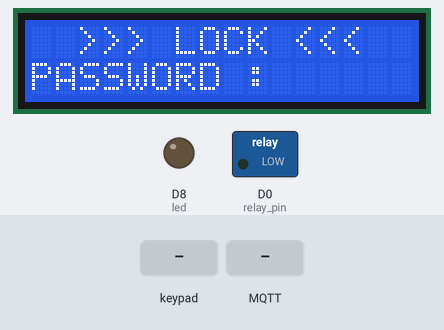
Simulated run of this sketch. Board: ESP8266 (NodeMCU). Shown: 16×2 character LCD, switched loads named in the sketch (green lamp = pin HIGH), output pins drawn as LEDs (lit = HIGH). Inputs (shaded band) come from the test bench. WiFi joins after 1.5 s; servers stay silent unless stated; no MQTT or app messages arrive unless stated; what the sketch prints to the serial monitor is not drawn.

Above: at 2.7 s.
2.8 s: keypad keys 1 2 3 4 pressed 0.4 s apart
At 4.7 s:
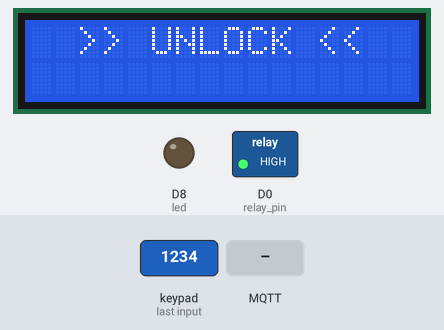
5.9 s: MQTT message "true" arrives on the first subscribed topic
8.9 s: key '*' pressed
At 9.7 s:
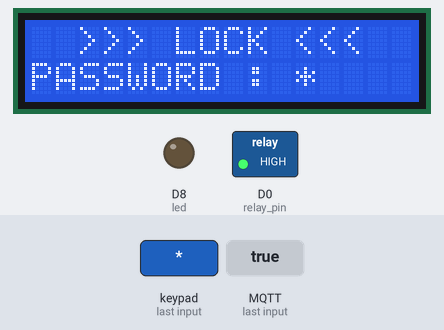
10.6 s: key '#' pressed
At 11.7 s:
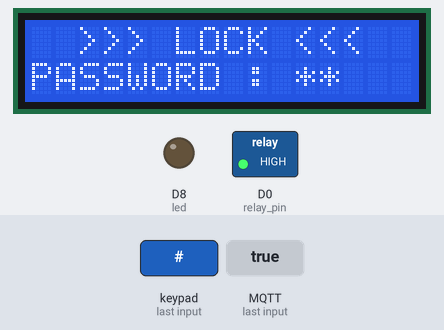
12.1 s: keypad keys 1 2 3 4 # pressed 0.4 s apart
At 14.1 s:
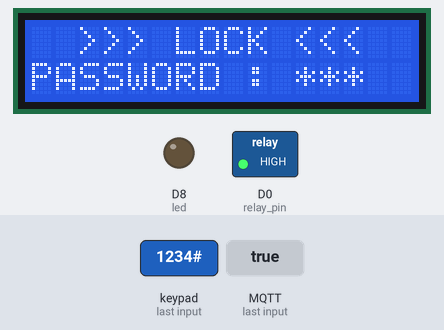
15.6 s: keypad keys 1 2 3 4 * pressed 0.4 s apart
At 18.3 s:
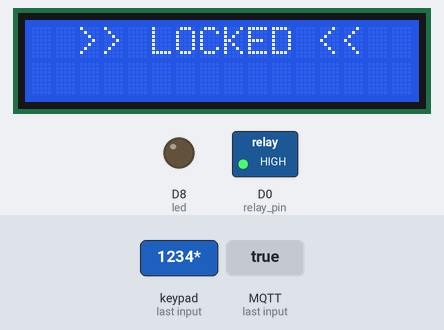
Timing chart, 0 to 19.8 s (numbered marks = the images above; inputs shaded):
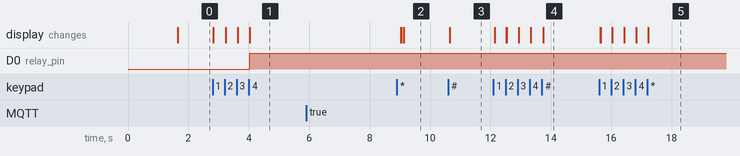

The sketch:

locked-wifi.ino
```cpp
#include <Wire.h>
#include <Wire.h>
#include <LiquidCrystal_I2C.h>
#include <ESP8266WiFi.h>
#include <PubSubClient.h>
#include <Keypad_I2C.h>
#include <Keypad.h>

LiquidCrystal_I2C lcd(0x27, 16, 2);

#define I2CADDR 0x20
#define relay_pin 16
#define led D8
int i = 0;

WiFiClient espClient;
PubSubClient client(espClient);

const char* ssid = "Paipai";
const char* password = "////////";
const char* mqtt_server = "broker.hivemq.com";
const int mqtt_port = 1883;
const char* mqtt_Client = "MQTT_CLIENT_NA";
const char* mqtt_username = "MQTT_TOKEN_NA";
const char* mqtt_password = "MQTT_SECRET_NA";

long lastMsg = 0;
int value = 0;
char msg[100];
char lock_status_on[5] = "ON";
char lock_status_off[5] = "OFF";
String DataString;

String keyinput = "";
byte keyindex = 0;
byte faildelay = 0;

void reconnect() {
  while (!client.connected()) {
    Serial.print("Attempting MQTT connection...");
  if (client.connect(mqtt_Client, mqtt_username, mqtt_password)) {
    Serial.println("connected");
    client.subscribe("patrdanai/status");
  }
  else {
    Serial.print("failed, rc=");
    Serial.print(client.state());
    Serial.println("try again in 5 seconds");
    delay(5000);
    }
  }
}

void callback(char* topic, byte* payload, unsigned int length) {
  Serial.print("Message arrived [");
  Serial.print(topic);
  Serial.print("] ");
  Serial.print(length);
  String message;
  for (int j = 0; j < length; j++) {
    message = message + char(payload[j]);
    Serial.print(payload[j]);
  }
  Serial.println(message);
  if(String(topic) == "patrdanai/status") {
    if (message == "true"){
      digitalWrite(relay_pin,HIGH);
      int status = 1;
      DataString = "{\"status_relay\":"+(String)status+"}";
      DataString.toCharArray(msg, 100);
      client.publish("patrdanai/status_relay", msg);
      //client.publish("@shadow/data/update", "{\"data\" : {\"led\" : \"on\"}}");
      Serial.println("Locked : OPEN");
      // delay(5000);
      // digitalWrite(relay_pin,LOW);
      // Serial.println("Locked : CLOSE");
    }
    else if (message == "false") {

      i = 0;
      digitalWrite(relay_pin,LOW);
      int status = 0;
      DataString = "{\"status_relay\":"+(String)status+"}";
      DataString.toCharArray(msg, 100);
      client.publish("patrdanai/status_relay", msg);
      //client.publish("@shadow/data/update", "{\"data\" : {\"led\" : \"off\"}}");
      Serial.println("Locked : CLOSE"); }
    }
}

const byte ROWS = 4;
const byte COLS = 3;
//int led = D8;
int status;

char hexaKeys[ROWS][COLS] = {
  {'1', '2', '3'},
  {'4', '5', '6'},
  {'7', '8', '9'},
  {'*', '0', '#'}
};
byte rowPins[ROWS] = {0, 1, 2, 3};
byte colPins[COLS] = {4, 5, 6};

String password_lock = "1234";

// unsigned long time2;
Keypad_I2C keypad( makeKeymap(hexaKeys), rowPins, colPins, ROWS, COLS, I2CADDR);

void setup() {
  pinMode(led,OUTPUT);
  Wire.begin( );
  keypad.begin( );
  Serial.begin(115200);
  lcd.begin();
  lcd.display();
  lcd.backlight();
  lcd.clear();
  pinMode(relay_pin, OUTPUT);
  digitalWrite(relay_pin, LOW);
  Serial.print("Connecting to ");
  Serial.println(ssid);
  WiFi.begin(ssid, password); //เชื่อมต่อกับ WIFI
  WiFi.setHostname("SmartSafe IOT");
  while (WiFi.status() != WL_CONNECTED) {
    delay(500);
    Serial.print(".");
  }
  Serial.println("");
  Serial.println("WiFi connected");
  Serial.println("IP address: ");
  Serial.println(WiFi.localIP());
  client.setServer(mqtt_server, mqtt_port);
  client.setCallback(callback);
  client.publish("patrdanai/status","KUYYYYYY");
  client.subscribe("patrdanai/status");
  // time2 = millis();
}
void loop(){
  if (!client.connected()) {
    reconnect();
  }
  client.loop();
  long now = millis();
  lcd.setCursor(2, 0);
  lcd.print(">>> LOCK <<<");
  lcd.setCursor(0, 1);
  lcd.print("PASSWORD : ");
  // digitalWrite(led,LOW);
  for (int d = 0; d < 4; d++) {
    if (d >= keyindex) {
      break;
    }
    lcd.setCursor(d + 11, 1);
    lcd.print("*");
  }
  char key = keypad.getKey();
  if (key != NO_KEY) {
    // time2 = millis();
    lcd.backlight();
    lcd.display();
    keyinput += key;
    keyindex++;
    Serial.println(keyinput);
    if (keyindex > 3) {

        DataString = "{\"keyinput\":"+(String)keyinput+",\"status_relay\":"+(String)status+"}";
        DataString.toCharArray(msg, 100);
        Serial.println("============");
        Serial.println(msg);
        Serial.println("============");
        client.publish("patrdanai/keys", msg);
        delay(1);

      if (keyinput == password_lock) {


        faildelay = 0;
        lcd.clear();
        lcd.setCursor(1, 0);
        lcd.print(" >> UNLOCK << ");
        Serial.println("Unlock");
        digitalWrite(relay_pin, HIGH);

        status = 1;
        DataString = "{\"status_relay\":"+(String)status+"}";
        DataString.toCharArray(msg, 100);
        client.publish("patrdanai/status_relay", msg);
        Serial.print("Status : ");
        Serial.println(status);
        keyinput = "";
        keyindex = 0;
        // digitalWrite(led,HIGH);
        delay(5000);
        lcd.clear();
        Serial.println("lock");
        digitalWrite(relay_pin, LOW);
        status = 0;
        DataString = "{\"status_relay\":"+(String)status+"}";
        DataString.toCharArray(msg, 100);
        client.publish("patrdanai/status_relay", msg);
        Serial.print("Status : ");
        Serial.println(status);
        // Serial.print(led);
      }
      else {
        Serial.println("ISUS");
        Serial.println(keyinput);
        keyinput = "";
        keyindex = 0;
        lcd.clear();
        if (faildelay >= 2) {
          faildelay = 1000;
          lcd.setCursor(1, 0);
          lcd.print(" >> LOCKED << ");
          // lcd.setCursor(0, 1);
          // lcd.print("TIME COUNT : ");
          Serial.println("Password fail");
          Serial.println("Fail delay " + String(faildelay) + " S");
          for (i = faildelay; i >= 0; i--) {
            if (!client.connected()) {
                reconnect();
                }
                client.loop();
                callback;
            // lcd.setCursor(13, 1);
            // lcd.print("   ");
            // lcd.setCursor(13, 1);
            // lcd.print(i);
            // Serial.println(i);

            delay(1000);
          }
          lcd.clear();
          // time2 = millis();
          faildelay -= 100;
          Serial.println("Delay End");
        }
        else {
          faildelay++;
        }
      }
    }
  }
}
```

Measured:
- after the input at 2.8 s, D0 (relay_pin): LOW → HIGH after 1.2 s; the display: first changes at once (image 1 shows a later state)
- after the input at 5.9 s, every drawn part: stays the same
- after the input at 8.9 s, the display: first differs from a run without the input after 0.22 s (image 2)
- after the input at 10.6 s, the display: changes after 0.05 s (image 3)
- after the input at 12.1 s, the display: changes after 0.05 s (image 4)
- after the input at 15.6 s, the display: first changes at once (image 5 shows a later state)
